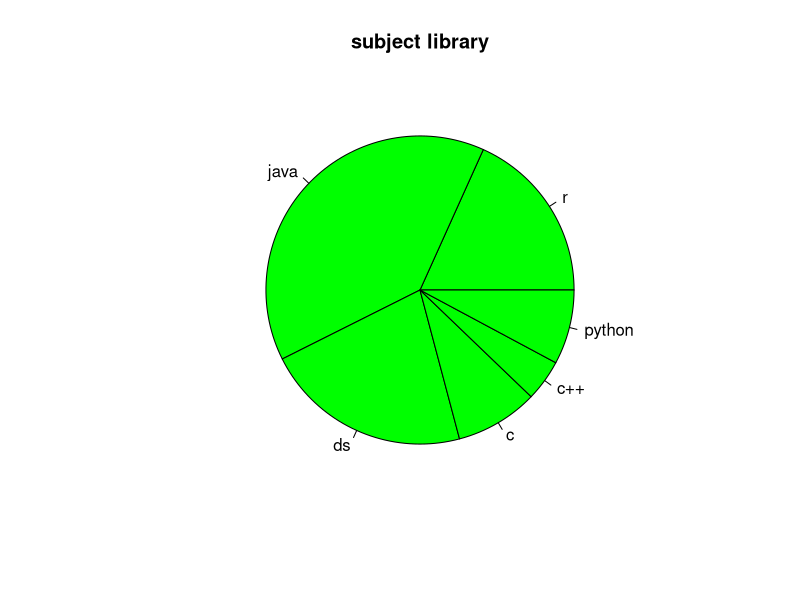

This chart was generated by the following R code:
#create 2 vectors and draw a pie chart
books=c(210,450,250,100,50,90)
subjects=c("r","java","ds","c","c++","python")
#creating piechart
pie(books,labels=subjects,col = "green",main="subject library")